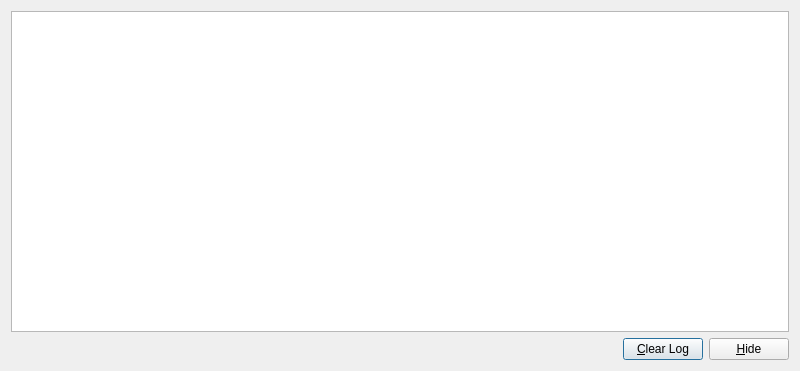
<?xml version="1.0" encoding="UTF-8"?>
<ui version="4.0">
 <class>LogWindowBase</class>
 <widget class="QDialog" name="LogWindowBase">
  <property name="geometry">
   <rect>
    <x>0</x>
    <y>0</y>
    <width>800</width>
    <height>371</height>
   </rect>
  </property>
  <property name="sizePolicy">
   <sizepolicy hsizetype="Fixed" vsizetype="Fixed">
    <horstretch>0</horstretch>
    <verstretch>0</verstretch>
   </sizepolicy>
  </property>
  <property name="minimumSize">
   <size>
    <width>400</width>
    <height>0</height>
   </size>
  </property>
  <property name="windowTitle">
   <string>Log - EtherWaver</string>
  </property>
  <layout class="QVBoxLayout" name="verticalLayout_2">
   <item>
    <widget class="QTextEdit" name="m_pLogOutput">
     <property name="font">
      <font>
       <family>Courier</family>
      </font>
     </property>
     <property name="autoFillBackground">
      <bool>false</bool>
     </property>
     <property name="undoRedoEnabled">
      <bool>false</bool>
     </property>
     <property name="lineWrapMode">
       <enum>QTextEdit::NoWrap</enum>
     </property>
     <property name="readOnly">
      <bool>true</bool>
     </property>
    </widget>
   </item>
   <item>
    <layout class="QHBoxLayout" name="horizontalLayout">
     <property name="sizeConstraint">
      <enum>QLayout::SetDefaultConstraint</enum>
     </property>
     <item>
      <spacer name="spacer">
       <property name="orientation">
        <enum>Qt::Horizontal</enum>
       </property>
       <property name="sizeHint" stdset="0">
        <size>
         <width>40</width>
         <height>20</height>
        </size>
       </property>
      </spacer>
     </item>
     <item>
      <widget class="QPushButton" name="m_pButtonClearLog">
       <property name="text">
        <string>&amp;Clear Log</string>
       </property>
      </widget>
     </item>
     <item>
      <widget class="QPushButton" name="m_pButtonHide">
       <property name="text">
        <string>&amp;Hide</string>
       </property>
      </widget>
     </item>
    </layout>
   </item>
  </layout>
 </widget>
</ui>
